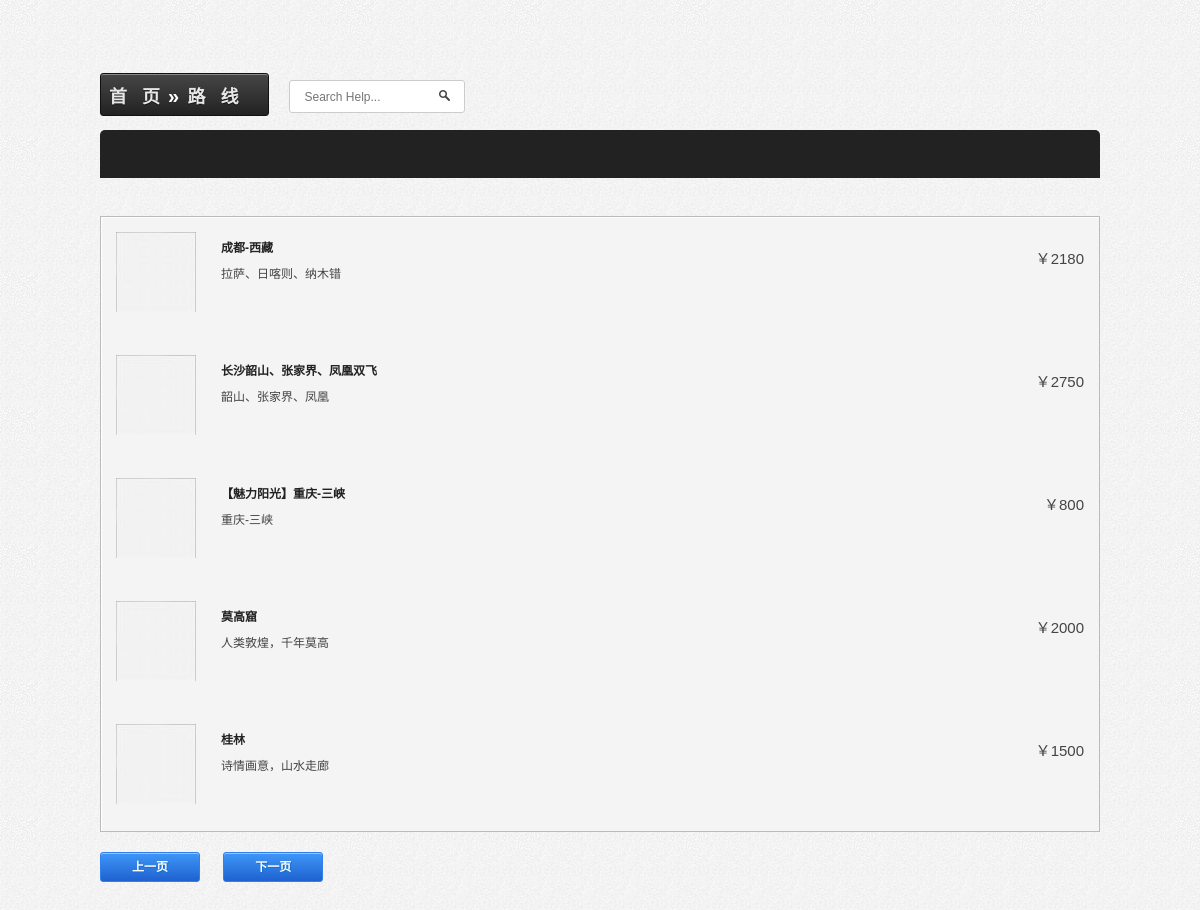
The page /bin/search/route_index.php on the database its author committed.
### tables this page shows
CREATE TABLE `route` (
  `R_id` int(11) NOT NULL AUTO_INCREMENT COMMENT '旅游路线编号',
  `C_id` int(11) NOT NULL COMMENT '旅游公司编号',
  `R_name` varchar(60) NOT NULL COMMENT '旅游路线名称',
  `R_point` varchar(200) NOT NULL COMMENT '途经景点',
  `R_start` datetime NOT NULL COMMENT '旅游开始时间',
  `R_end` datetime NOT NULL COMMENT '旅游结束时间',
  `R_price` int(20) NOT NULL COMMENT '旅游价格',
  `R_food` varchar(200) NOT NULL COMMENT '餐饮',
  `R_hotel` varchar(200) NOT NULL COMMENT '住宿',
  `R_traffic` varchar(200) NOT NULL COMMENT '交通',
  `R_plan` varchar(1000) NOT NULL COMMENT '旅游安排',
  PRIMARY KEY (`R_id`),
  KEY `r_tc` (`C_id`),
  CONSTRAINT `r_tc` FOREIGN KEY (`C_id`) REFERENCES `tourc` (`C_id`)
);

### bin/search/route_index.php (the view, shortened to what this page needs)
<?php
include("../config/config.php");
$keyword=@trim($_POST["search_route"]);
?>
<!DOCTYPE html>
<html lang="en" dir="ltr">
<head>
<link rel="stylesheet" type="text/css" href="../../css/css.css" />
</head>
<body>
<div style="width:1000px;margin:0 auto;">
    <div id="cart">
    <div class="heading">
	<a style="padding:8px;margin-left:-14px;" href="../../index.html"><font size="4">首&nbsp;&nbsp;&nbsp;页</font></a><span style="font-size:20px;color:#fff;">&raquo;</span>
      <a><span id="cart_total"><font size="4">&nbsp;路&nbsp;&nbsp;&nbsp;线</font></span></a></div>
  </div>
	<div id="search">
    <div class="button-search"></div>
        <form class="form-inline" method="post" action="route_index.php?page=1">
            <input type="text" name="search_route" placeholder="Search Help..."  onkeydown="this.style.color = '#888';" />
        </form>
      </div>
</div>
<div class="header">
<div class="logo_img">
</div>
</div>
<div id="menu">
</div>
<div style="width:1000px;margin: 0 auto;margin-top:10px;">
<br>
<br>
<div id="content">
        <div class="product-list">
<?php
  $pageSize = 5;
  if (@$_GET[page]) {
    $pageval = @$_GET[page];
    $page = ($pageval-1)*$pageSize;
    $page.=',';
  } else {
    @$page.='0,';
  }
  $sql = "select * from route where (R_name like '%".$keyword."%') or (R_point like '%".$keyword."%')
          or (R_food like '%".$keyword."%') or (R_hotel like '%".$keyword."%') or (R_traffic like '%".$keyword."%')
          or (R_plan like '%".$keyword."%') limit $page $pageSize";
  $result1 = $conn->query($sql);
  if ($result1) {
    if($result1->num_rows>0){
      while($row =$result1->fetch_array()){
      $URL_rp = "route_product.php?".$row[0];
?>
        	<div class="struct">
                    <div class="struct-center">
                    	<div class="line">
                            <a href="#" class="image-link">
                                <div class="image">
                                <img src="../../images/ipod_touch_1-80x80.jpg" title="iPod Touch" alt="iPod Touch" />
                                 </div>
                            </a>
                            <div class="right">
                              <div class="price">
                              ￥<?php echo $row[6]; ?>
                              </div>
                            </div>
                            <div class="name">
                            <a href="<?php echo $URL_rp; ?>">
                            <?php echo $row[2]; ?>
                            </a>
                            </div>
                            <div class="description">
                            <?php echo $row[3]; ?>
                            </div>
                        </div>
        			</div>
            </div>
                        <?php
          }
        }
      }else {
        echo "查询失败";
        }
?>
</div>
        <div class="column">
          <div class="pagination">
          <div class="results">
          <?php
          if (@$pageval <= 0) {
          $pageval = 1;
        }
        ?>
          <a class="button" href="route_index.php?page=<?php echo $pageval-1?>"><span>上一页</span></a>&nbsp;&nbsp;&nbsp;&nbsp;&nbsp;&nbsp;
          <a class="button" href="route_index.php?page=<?php echo @$pageval+1?>"><span>下一页</span></a>
          </div>
          </div>
        </div>
              </div>
	</div>
<br>
<br>
<br>
<br>
<br>
<br>
<br>
<br>
</body>
</html>

### rows shown on the page
route: R_price "2180", R_name "成都-西藏", R_point "拉萨、日喀则、纳木错"
route: R_price "2750", R_name "长沙韶山、张家界、凤凰双飞", R_point "韶山、张家界、凤凰"
route: R_price "800", R_name "【魅力阳光】重庆-三峡", R_point "重庆-三峡"
route: R_price "2000", R_name "莫高窟", R_point "人类敦煌，千年莫高"
route: R_price "1500", R_name "桂林", R_point "诗情画意，山水走廊"
